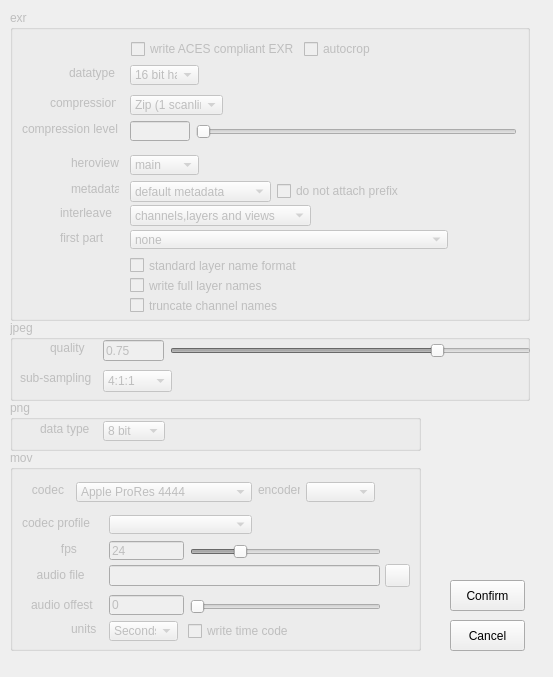
<?xml version="1.0" encoding="UTF-8"?>
<ui version="4.0">
 <class>Out_Type</class>
 <widget class="QWidget" name="Out_Type">
  <property name="geometry">
   <rect>
    <x>0</x>
    <y>0</y>
    <width>553</width>
    <height>677</height>
   </rect>
  </property>
  <property name="windowTitle">
   <string>Form</string>
  </property>
  <widget class="QGroupBox" name="exr_GroupBox">
   <property name="enabled">
    <bool>false</bool>
   </property>
   <property name="geometry">
    <rect>
     <x>10</x>
     <y>10</y>
     <width>520</width>
     <height>311</height>
    </rect>
   </property>
   <property name="title">
    <string>exr</string>
   </property>
   <widget class="QCheckBox" name="write_ACES_compliant_EXR">
    <property name="geometry">
     <rect>
      <x>121</x>
      <y>31</y>
      <width>167</width>
      <height>16</height>
     </rect>
    </property>
    <property name="text">
     <string>write ACES compliant EXR</string>
    </property>
   </widget>
   <widget class="QCheckBox" name="autocrop">
    <property name="geometry">
     <rect>
      <x>294</x>
      <y>31</y>
      <width>71</width>
      <height>16</height>
     </rect>
    </property>
    <property name="text">
     <string>autocrop</string>
    </property>
   </widget>
   <widget class="QComboBox" name="datatype_exr">
    <property name="geometry">
     <rect>
      <x>120</x>
      <y>55</y>
      <width>69</width>
      <height>20</height>
     </rect>
    </property>
    <item>
     <property name="text">
      <string>16 bit half</string>
     </property>
    </item>
    <item>
     <property name="text">
      <string>32 bit half</string>
     </property>
    </item>
   </widget>
   <widget class="QLabel" name="label_4">
    <property name="geometry">
     <rect>
      <x>59</x>
      <y>55</y>
      <width>48</width>
      <height>16</height>
     </rect>
    </property>
    <property name="maximumSize">
     <size>
      <width>54</width>
      <height>16777215</height>
     </size>
    </property>
    <property name="text">
     <string>datatype</string>
    </property>
   </widget>
   <widget class="QComboBox" name="compression">
    <property name="geometry">
     <rect>
      <x>120</x>
      <y>85</y>
      <width>93</width>
      <height>20</height>
     </rect>
    </property>
    <item>
     <property name="text">
      <string>Zip (1 scanline)</string>
     </property>
    </item>
    <item>
     <property name="text">
      <string>none</string>
     </property>
    </item>
    <item>
     <property name="text">
      <string>Zip (16 scanline)</string>
     </property>
    </item>
    <item>
     <property name="text">
      <string>PIZ Wavelet(32 scanlinnes)</string>
     </property>
    </item>
    <item>
     <property name="text">
      <string>RLE</string>
     </property>
    </item>
    <item>
     <property name="text">
      <string>B44</string>
     </property>
    </item>
    <item>
     <property name="text">
      <string>B44A</string>
     </property>
    </item>
    <item>
     <property name="text">
      <string>DWAA</string>
     </property>
    </item>
    <item>
     <property name="text">
      <string>DWAB</string>
     </property>
    </item>
   </widget>
   <widget class="QLabel" name="label_7">
    <property name="geometry">
     <rect>
      <x>40</x>
      <y>85</y>
      <width>66</width>
      <height>16</height>
     </rect>
    </property>
    <property name="maximumSize">
     <size>
      <width>70</width>
      <height>16777215</height>
     </size>
    </property>
    <property name="text">
     <string>compression</string>
    </property>
   </widget>
   <widget class="QLabel" name="label_8">
    <property name="geometry">
     <rect>
      <x>12</x>
      <y>111</y>
      <width>102</width>
      <height>16</height>
     </rect>
    </property>
    <property name="text">
     <string>compression level</string>
    </property>
   </widget>
   <widget class="QSlider" name="compression_lavel_Slider">
    <property name="geometry">
     <rect>
      <x>186</x>
      <y>111</y>
      <width>321</width>
      <height>21</height>
     </rect>
    </property>
    <property name="orientation">
     <enum>Qt::Horizontal</enum>
    </property>
   </widget>
   <widget class="QLabel" name="label_9">
    <property name="geometry">
     <rect>
      <x>61</x>
      <y>145</y>
      <width>48</width>
      <height>16</height>
     </rect>
    </property>
    <property name="text">
     <string>heroview</string>
    </property>
   </widget>
   <widget class="QComboBox" name="heroview">
    <property name="geometry">
     <rect>
      <x>120</x>
      <y>145</y>
      <width>69</width>
      <height>20</height>
     </rect>
    </property>
    <item>
     <property name="text">
      <string>main</string>
     </property>
    </item>
   </widget>
   <widget class="QLabel" name="label_10">
    <property name="geometry">
     <rect>
      <x>61</x>
      <y>171</y>
      <width>48</width>
      <height>16</height>
     </rect>
    </property>
    <property name="maximumSize">
     <size>
      <width>50</width>
      <height>16777215</height>
     </size>
    </property>
    <property name="text">
     <string>metadata</string>
    </property>
   </widget>
   <widget class="QComboBox" name="metadata">
    <property name="geometry">
     <rect>
      <x>120</x>
      <y>171</y>
      <width>141</width>
      <height>21</height>
     </rect>
    </property>
    <item>
     <property name="text">
      <string>default metadata</string>
     </property>
    </item>
    <item>
     <property name="text">
      <string>no metadatd</string>
     </property>
    </item>
    <item>
     <property name="text">
      <string>default metadata and exr/*</string>
     </property>
    </item>
    <item>
     <property name="text">
      <string>all metadata except input/*</string>
     </property>
    </item>
    <item>
     <property name="text">
      <string>all metadate</string>
     </property>
    </item>
   </widget>
   <widget class="QCheckBox" name="noprefix">
    <property name="geometry">
     <rect>
      <x>267</x>
      <y>173</y>
      <width>143</width>
      <height>16</height>
     </rect>
    </property>
    <property name="text">
     <string>do not attach prefix</string>
    </property>
   </widget>
   <widget class="QLabel" name="label_11">
    <property name="geometry">
     <rect>
      <x>50</x>
      <y>195</y>
      <width>60</width>
      <height>16</height>
     </rect>
    </property>
    <property name="maximumSize">
     <size>
      <width>60</width>
      <height>20</height>
     </size>
    </property>
    <property name="text">
     <string>interleave</string>
    </property>
   </widget>
   <widget class="QComboBox" name="interleave">
    <property name="geometry">
     <rect>
      <x>120</x>
      <y>195</y>
      <width>181</width>
      <height>21</height>
     </rect>
    </property>
    <item>
     <property name="text">
      <string>channels,layers and views</string>
     </property>
    </item>
    <item>
     <property name="text">
      <string>channels and layers</string>
     </property>
    </item>
    <item>
     <property name="text">
      <string>channels</string>
     </property>
    </item>
   </widget>
   <widget class="QLabel" name="label_12">
    <property name="enabled">
     <bool>false</bool>
    </property>
    <property name="geometry">
     <rect>
      <x>50</x>
      <y>220</y>
      <width>60</width>
      <height>16</height>
     </rect>
    </property>
    <property name="maximumSize">
     <size>
      <width>65</width>
      <height>16777215</height>
     </size>
    </property>
    <property name="text">
     <string>first part</string>
    </property>
   </widget>
   <widget class="QComboBox" name="first_part">
    <property name="enabled">
     <bool>false</bool>
    </property>
    <property name="geometry">
     <rect>
      <x>120</x>
      <y>220</y>
      <width>318</width>
      <height>19</height>
     </rect>
    </property>
    <item>
     <property name="text">
      <string>none</string>
     </property>
    </item>
   </widget>
   <widget class="QCheckBox" name="standardlayernameformat">
    <property name="geometry">
     <rect>
      <x>120</x>
      <y>245</y>
      <width>181</width>
      <height>21</height>
     </rect>
    </property>
    <property name="text">
     <string>standard layer name format</string>
    </property>
    <property name="checked">
     <bool>false</bool>
    </property>
   </widget>
   <widget class="QCheckBox" name="write_full_layer_names">
    <property name="enabled">
     <bool>false</bool>
    </property>
    <property name="geometry">
     <rect>
      <x>120</x>
      <y>265</y>
      <width>181</width>
      <height>21</height>
     </rect>
    </property>
    <property name="text">
     <string>write full layer names</string>
    </property>
   </widget>
   <widget class="QCheckBox" name="truncateChannelNames">
    <property name="enabled">
     <bool>false</bool>
    </property>
    <property name="geometry">
     <rect>
      <x>120</x>
      <y>285</y>
      <width>181</width>
      <height>21</height>
     </rect>
    </property>
    <property name="text">
     <string>truncate channel names</string>
    </property>
   </widget>
   <widget class="QLineEdit" name="compression_lavel">
    <property name="enabled">
     <bool>false</bool>
    </property>
    <property name="geometry">
     <rect>
      <x>120</x>
      <y>111</y>
      <width>60</width>
      <height>20</height>
     </rect>
    </property>
    <property name="maximumSize">
     <size>
      <width>60</width>
      <height>16777215</height>
     </size>
    </property>
   </widget>
  </widget>
  <widget class="QGroupBox" name="jpeg_GroupBox">
   <property name="enabled">
    <bool>false</bool>
   </property>
   <property name="geometry">
    <rect>
     <x>10</x>
     <y>320</y>
     <width>520</width>
     <height>81</height>
    </rect>
   </property>
   <property name="title">
    <string>jpeg</string>
   </property>
   <widget class="QLabel" name="label_13">
    <property name="geometry">
     <rect>
      <x>40</x>
      <y>20</y>
      <width>51</width>
      <height>16</height>
     </rect>
    </property>
    <property name="text">
     <string>quality</string>
    </property>
   </widget>
   <widget class="QSlider" name="jpeg_quality_Slider">
    <property name="geometry">
     <rect>
      <x>160</x>
      <y>20</y>
      <width>361</width>
      <height>21</height>
     </rect>
    </property>
    <property name="maximum">
     <number>100</number>
    </property>
    <property name="singleStep">
     <number>1</number>
    </property>
    <property name="pageStep">
     <number>0</number>
    </property>
    <property name="value">
     <number>75</number>
    </property>
    <property name="tracking">
     <bool>true</bool>
    </property>
    <property name="orientation">
     <enum>Qt::Horizontal</enum>
    </property>
   </widget>
   <widget class="QLabel" name="label_14">
    <property name="geometry">
     <rect>
      <x>10</x>
      <y>50</y>
      <width>81</width>
      <height>16</height>
     </rect>
    </property>
    <property name="text">
     <string>sub-sampling</string>
    </property>
   </widget>
   <widget class="QComboBox" name="_jpeg_sub_sampling">
    <property name="geometry">
     <rect>
      <x>93</x>
      <y>50</y>
      <width>69</width>
      <height>22</height>
     </rect>
    </property>
    <item>
     <property name="text">
      <string>4:1:1</string>
     </property>
    </item>
    <item>
     <property name="text">
      <string>4:2:2</string>
     </property>
    </item>
    <item>
     <property name="text">
      <string>4:4:4</string>
     </property>
    </item>
   </widget>
   <widget class="QLineEdit" name="_jpeg_quality">
    <property name="geometry">
     <rect>
      <x>93</x>
      <y>20</y>
      <width>61</width>
      <height>21</height>
     </rect>
    </property>
    <property name="text">
     <string>0.75</string>
    </property>
   </widget>
  </widget>
  <widget class="QGroupBox" name="mov_GroupBox">
   <property name="enabled">
    <bool>false</bool>
   </property>
   <property name="geometry">
    <rect>
     <x>10</x>
     <y>450</y>
     <width>411</width>
     <height>201</height>
    </rect>
   </property>
   <property name="title">
    <string>mov</string>
   </property>
   <widget class="QLabel" name="label_15">
    <property name="geometry">
     <rect>
      <x>12</x>
      <y>32</y>
      <width>48</width>
      <height>16</height>
     </rect>
    </property>
    <property name="maximumSize">
     <size>
      <width>50</width>
      <height>16777215</height>
     </size>
    </property>
    <property name="text">
     <string>   codec</string>
    </property>
   </widget>
   <widget class="QComboBox" name="meta_codec">
    <property name="geometry">
     <rect>
      <x>66</x>
      <y>32</y>
      <width>176</width>
      <height>20</height>
     </rect>
    </property>
    <item>
     <property name="text">
      <string>Apple ProRes 4444</string>
     </property>
    </item>
    <item>
     <property name="text">
      <string>Animation</string>
     </property>
    </item>
    <item>
     <property name="text">
      <string>Apple ProRes 422</string>
     </property>
    </item>
    <item>
     <property name="text">
      <string>Apple ProRes 422 HQ</string>
     </property>
    </item>
    <item>
     <property name="text">
      <string>Apple ProRes 422 LT</string>
     </property>
    </item>
    <item>
     <property name="text">
      <string>Apple ProRes 422 Proxy</string>
     </property>
    </item>
    <item>
     <property name="text">
      <string>Apple ProRes 4444 XQ</string>
     </property>
    </item>
    <item>
     <property name="text">
      <string>Avid DNxHD Codec</string>
     </property>
    </item>
    <item>
     <property name="text">
      <string>BMP</string>
     </property>
    </item>
    <item>
     <property name="text">
      <string>Cinepak</string>
     </property>
    </item>
    <item>
     <property name="text">
      <string>Component Video</string>
     </property>
    </item>
    <item>
     <property name="text">
      <string>DV_PAL</string>
     </property>
    </item>
    <item>
     <property name="text">
      <string>DV/DVCPRO - NTSC</string>
     </property>
    </item>
    <item>
     <property name="text">
      <string>DVCPRO - PAL</string>
     </property>
    </item>
    <item>
     <property name="text">
      <string>H.261</string>
     </property>
    </item>
    <item>
     <property name="text">
      <string>H.263</string>
     </property>
    </item>
    <item>
     <property name="text">
      <string>H.264</string>
     </property>
    </item>
    <item>
     <property name="text">
      <string>JPEG 2000</string>
     </property>
    </item>
    <item>
     <property name="text">
      <string>MPEG-1 Video</string>
     </property>
    </item>
    <item>
     <property name="text">
      <string>MPEG-4 Video</string>
     </property>
    </item>
    <item>
     <property name="text">
      <string>Motion JPEG A</string>
     </property>
    </item>
    <item>
     <property name="text">
      <string>Motion JPEG B</string>
     </property>
    </item>
    <item>
     <property name="text">
      <string>PNG</string>
     </property>
    </item>
    <item>
     <property name="text">
      <string>Photo - JPEG</string>
     </property>
    </item>
    <item>
     <property name="text">
      <string>Planar RGB</string>
     </property>
    </item>
    <item>
     <property name="text">
      <string>Sorenson Video</string>
     </property>
    </item>
    <item>
     <property name="text">
      <string>Sorenson Video 3</string>
     </property>
    </item>
    <item>
     <property name="text">
      <string>TGA</string>
     </property>
    </item>
    <item>
     <property name="text">
      <string>TIFF</string>
     </property>
    </item>
    <item>
     <property name="text">
      <string>Uncompressed 10-bit 4:2:2</string>
     </property>
    </item>
    <item>
     <property name="text">
      <string>Video</string>
     </property>
    </item>
   </widget>
   <widget class="QLabel" name="label_16">
    <property name="enabled">
     <bool>false</bool>
    </property>
    <property name="geometry">
     <rect>
      <x>248</x>
      <y>32</y>
      <width>42</width>
      <height>16</height>
     </rect>
    </property>
    <property name="text">
     <string>encoder</string>
    </property>
   </widget>
   <widget class="QComboBox" name="meta_encodec">
    <property name="enabled">
     <bool>false</bool>
    </property>
    <property name="geometry">
     <rect>
      <x>296</x>
      <y>32</y>
      <width>69</width>
      <height>20</height>
     </rect>
    </property>
   </widget>
   <widget class="QLabel" name="label_17">
    <property name="enabled">
     <bool>false</bool>
    </property>
    <property name="geometry">
     <rect>
      <x>12</x>
      <y>65</y>
      <width>78</width>
      <height>16</height>
     </rect>
    </property>
    <property name="maximumSize">
     <size>
      <width>80</width>
      <height>16777215</height>
     </size>
    </property>
    <property name="text">
     <string>codec profile</string>
    </property>
   </widget>
   <widget class="QComboBox" name="mov_64_dnxhd_codec_profile">
    <property name="enabled">
     <bool>false</bool>
    </property>
    <property name="geometry">
     <rect>
      <x>99</x>
      <y>65</y>
      <width>143</width>
      <height>19</height>
     </rect>
    </property>
   </widget>
   <widget class="QLabel" name="label_18">
    <property name="geometry">
     <rect>
      <x>21</x>
      <y>91</y>
      <width>72</width>
      <height>16</height>
     </rect>
    </property>
    <property name="text">
     <string>         fps</string>
    </property>
   </widget>
   <widget class="QSlider" name="mov32_fps_Slider">
    <property name="geometry">
     <rect>
      <x>180</x>
      <y>91</y>
      <width>191</width>
      <height>21</height>
     </rect>
    </property>
    <property name="value">
     <number>24</number>
    </property>
    <property name="orientation">
     <enum>Qt::Horizontal</enum>
    </property>
   </widget>
   <widget class="QLabel" name="label_19">
    <property name="geometry">
     <rect>
      <x>20</x>
      <y>117</y>
      <width>72</width>
      <height>16</height>
     </rect>
    </property>
    <property name="text">
     <string>  audio file</string>
    </property>
   </widget>
   <widget class="QLineEdit" name="mov32_audiofile">
    <property name="geometry">
     <rect>
      <x>99</x>
      <y>115</y>
      <width>271</width>
      <height>21</height>
     </rect>
    </property>
   </widget>
   <widget class="QPushButton" name="pushButton">
    <property name="geometry">
     <rect>
      <x>375</x>
      <y>114</y>
      <width>25</width>
      <height>23</height>
     </rect>
    </property>
    <property name="maximumSize">
     <size>
      <width>25</width>
      <height>16777215</height>
     </size>
    </property>
    <property name="text">
     <string/>
    </property>
   </widget>
   <widget class="QLabel" name="label_20">
    <property name="geometry">
     <rect>
      <x>21</x>
      <y>147</y>
      <width>72</width>
      <height>16</height>
     </rect>
    </property>
    <property name="text">
     <string>audio offest</string>
    </property>
   </widget>
   <widget class="QSlider" name="mov32_audio_offset_Slider">
    <property name="geometry">
     <rect>
      <x>180</x>
      <y>146</y>
      <width>191</width>
      <height>21</height>
     </rect>
    </property>
    <property name="orientation">
     <enum>Qt::Horizontal</enum>
    </property>
   </widget>
   <widget class="QLineEdit" name="mov32_audio_offset">
    <property name="geometry">
     <rect>
      <x>99</x>
      <y>145</y>
      <width>75</width>
      <height>20</height>
     </rect>
    </property>
    <property name="maximumSize">
     <size>
      <width>75</width>
      <height>16777215</height>
     </size>
    </property>
    <property name="text">
     <string>0</string>
    </property>
   </widget>
   <widget class="QLineEdit" name="mov32_fps">
    <property name="geometry">
     <rect>
      <x>99</x>
      <y>91</y>
      <width>75</width>
      <height>19</height>
     </rect>
    </property>
    <property name="maximumSize">
     <size>
      <width>75</width>
      <height>16777215</height>
     </size>
    </property>
    <property name="text">
     <string>24</string>
    </property>
   </widget>
   <widget class="QLabel" name="label_21">
    <property name="geometry">
     <rect>
      <x>61</x>
      <y>171</y>
      <width>36</width>
      <height>16</height>
     </rect>
    </property>
    <property name="text">
     <string>units </string>
    </property>
   </widget>
   <widget class="QComboBox" name="mov32_units">
    <property name="geometry">
     <rect>
      <x>99</x>
      <y>171</y>
      <width>69</width>
      <height>20</height>
     </rect>
    </property>
    <item>
     <property name="text">
      <string>Seconds</string>
     </property>
    </item>
    <item>
     <property name="text">
      <string>Frames</string>
     </property>
    </item>
   </widget>
   <widget class="QCheckBox" name="mov32_write_timecode">
    <property name="geometry">
     <rect>
      <x>178</x>
      <y>173</y>
      <width>113</width>
      <height>16</height>
     </rect>
    </property>
    <property name="text">
     <string>write time code</string>
    </property>
   </widget>
  </widget>
  <widget class="QGroupBox" name="png_GroupBox">
   <property name="enabled">
    <bool>false</bool>
   </property>
   <property name="geometry">
    <rect>
     <x>10</x>
     <y>400</y>
     <width>411</width>
     <height>51</height>
    </rect>
   </property>
   <property name="title">
    <string>png</string>
   </property>
   <widget class="QLabel" name="label_22">
    <property name="geometry">
     <rect>
      <x>30</x>
      <y>21</y>
      <width>54</width>
      <height>16</height>
     </rect>
    </property>
    <property name="text">
     <string>data type</string>
    </property>
   </widget>
   <widget class="QComboBox" name="datatype">
    <property name="geometry">
     <rect>
      <x>93</x>
      <y>21</y>
      <width>62</width>
      <height>20</height>
     </rect>
    </property>
    <item>
     <property name="text">
      <string>8 bit</string>
     </property>
    </item>
    <item>
     <property name="text">
      <string>16 bit</string>
     </property>
    </item>
   </widget>
  </widget>
  <widget class="QPushButton" name="Cancel_Button">
   <property name="geometry">
    <rect>
     <x>450</x>
     <y>620</y>
     <width>75</width>
     <height>31</height>
    </rect>
   </property>
   <property name="text">
    <string>Cancel</string>
   </property>
  </widget>
  <widget class="QPushButton" name="Confirm_Butotn">
   <property name="geometry">
    <rect>
     <x>450</x>
     <y>580</y>
     <width>75</width>
     <height>31</height>
    </rect>
   </property>
   <property name="text">
    <string>Confirm</string>
   </property>
  </widget>
  <zorder>exr_GroupBox</zorder>
  <zorder>jpeg_GroupBox</zorder>
  <zorder>mov_GroupBox</zorder>
  <zorder>png_GroupBox</zorder>
  <zorder>Confirm_Butotn</zorder>
  <zorder>Cancel_Button</zorder>
 </widget>
 <resources/>
 <connections>
  <connection>
   <sender>write_ACES_compliant_EXR</sender>
   <signal>clicked(bool)</signal>
   <receiver>label_4</receiver>
   <slot>setDisabled(bool)</slot>
   <hints>
    <hint type="sourcelabel">
     <x>174</x>
     <y>50</y>
    </hint>
    <hint type="destinationlabel">
     <x>95</x>
     <y>85</y>
    </hint>
   </hints>
  </connection>
  <connection>
   <sender>write_ACES_compliant_EXR</sender>
   <signal>clicked(bool)</signal>
   <receiver>datatype_exr</receiver>
   <slot>setDisabled(bool)</slot>
   <hints>
    <hint type="sourcelabel">
     <x>247</x>
     <y>44</y>
    </hint>
    <hint type="destinationlabel">
     <x>195</x>
     <y>74</y>
    </hint>
   </hints>
  </connection>
  <connection>
   <sender>write_ACES_compliant_EXR</sender>
   <signal>clicked(bool)</signal>
   <receiver>label_7</receiver>
   <slot>setDisabled(bool)</slot>
   <hints>
    <hint type="sourcelabel">
     <x>229</x>
     <y>49</y>
    </hint>
    <hint type="destinationlabel">
     <x>75</x>
     <y>102</y>
    </hint>
   </hints>
  </connection>
  <connection>
   <sender>write_ACES_compliant_EXR</sender>
   <signal>clicked(bool)</signal>
   <receiver>compression</receiver>
   <slot>setDisabled(bool)</slot>
   <hints>
    <hint type="sourcelabel">
     <x>279</x>
     <y>49</y>
    </hint>
    <hint type="destinationlabel">
     <x>222</x>
     <y>100</y>
    </hint>
   </hints>
  </connection>
  <connection>
   <sender>Cancel_Button</sender>
   <signal>clicked(bool)</signal>
   <receiver>Out_Type</receiver>
   <slot>close()</slot>
   <hints>
    <hint type="sourcelabel">
     <x>476</x>
     <y>634</y>
    </hint>
    <hint type="destinationlabel">
     <x>552</x>
     <y>676</y>
    </hint>
   </hints>
  </connection>
  <connection>
   <sender>Confirm_Butotn</sender>
   <signal>clicked()</signal>
   <receiver>Out_Type</receiver>
   <slot>close()</slot>
   <hints>
    <hint type="sourcelabel">
     <x>500</x>
     <y>598</y>
    </hint>
    <hint type="destinationlabel">
     <x>576</x>
     <y>482</y>
    </hint>
   </hints>
  </connection>
 </connections>
</ui>
